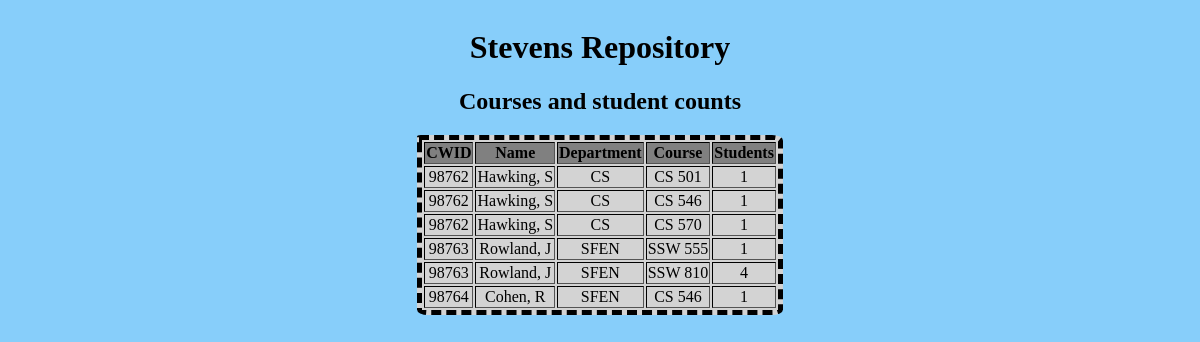
The page /home on the database its author committed.
### tables this page shows
CREATE TABLE instructors
(
	CWID TEXT
		constraint instructors_pk
			primary key,
	Name TEXT,
	Dept TEXT
);

### stevens.py (the view)
@app.route("/")
@app.route("/home")
def home():
    db_path = "/Users/Zephyr Zambrano/Documents/GitHub/SSW-810-Project/810_startup.db"
    db = sqlite3.connect(db_path)
    query = """select CWID, Name, Dept, Course, count(*) from instructors join grades on CWID = InstructorCWID
    group by CWID, Name, Dept, Course"""
    data = [{"cwid": cwid, "name": name, "department": department, "course": course, "students": students}
            for cwid, name, department, course, students in db.execute(query)]
    db.close() # close database connection
    return render_template("instructors.html", title="Stevens Repository", my_header="Stevens Repository", table_title="Courses and student counts", instructors=data)

### templates/instructors.html (shortened to what this page needs)
{% extends "base.html" %}
{% block body %}
<h1>{{ my_header }}</h1>
<h2>{{ table_title }}</h2>
<table border="1">
    <th>CWID</th>
    <th>Name</th>
    <th>Department</th>
    <th>Course</th>
    <th>Students</th>
    {% for instructor in instructors %}
        <tr>
            <td>{{ instructor.cwid }}</td>
            <td>{{ instructor.name }}</td>
            <td>{{ instructor.department }}</td>
            <td>{{ instructor.course }}</td>
            <td>{{ instructor.students }}</td>
        </tr>
    {% endfor %}
</table>
{% endblock %}

### templates/base.html (shortened to what this page needs)
<!doctype html>
<html>
    <head>
        <link rel="stylesheet" type="text/css" href="/static/style.css">
    </head>
    <body>
        {% block body %}
        {% endblock %}
    </body>
</html>

### static/style.css (style rules this page uses)
body { color: black; background-color: lightskyblue; align-content: center; text-align: center; }
table { border-width: thick; border-style: dashed; border-color: black; align-content: center; text-align: center; margin-left: auto; margin-right: auto; background-color: lightgray; border-bottom-left-radius: 3%; border-bottom-right-radius: 3%; border-top-left-radius: 1%; border-top-right-radius: 3%; }
th { background-color: gray; }

### rows shown on the page
instructors: cwid "98762", name "Hawking, S", department "CS", course "CS 501", students "1", course "CS 546", course "CS 570"
instructors: cwid "98763", name "Rowland, J", department "SFEN", course "SSW 555", students "1", course "SSW 810", students "4"
instructors: cwid "98764", name "Cohen, R", department "SFEN", course "CS 546", students "1"

### other values the page prints
{{ my_header }} "Stevens Repository"
{{ table_title }} "Courses and student counts"
